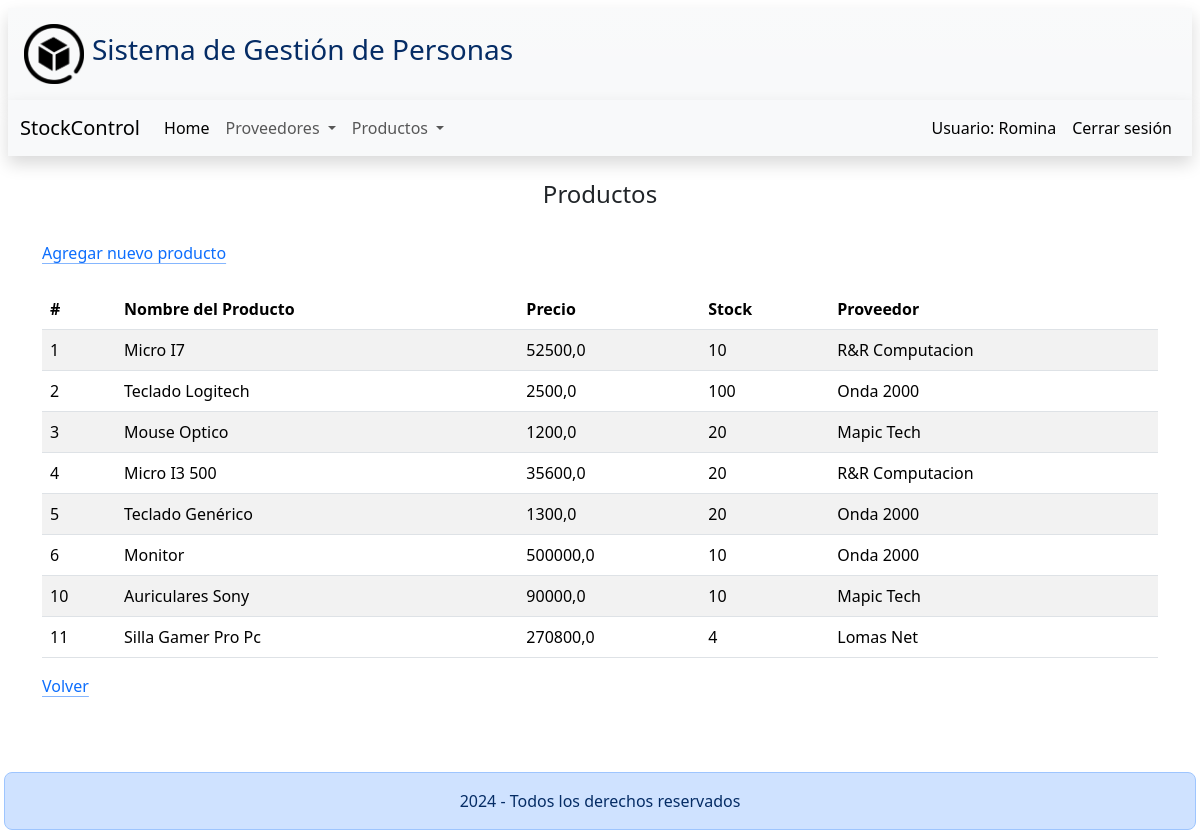
Screenshot of /compra/listado-productos/ (signed in) with the database file from the repository.
### usuario/models.py (models this page shows)
class Usuario(AbstractUser):
    class Meta:
        db_table = 'auth_user'

### compra/models.py (models this page shows, shortened)
class Producto(models.Model):
    nombre_producto = models.CharField(max_length = 200, unique = True)
    precio = models.DecimalField(max_digits = 10, decimal_places = 1, blank = False)
    stock_actual = models.IntegerField(blank = False)
    proveedor = models.ForeignKey(Proveedor, on_delete = models.PROTECT, related_name = 'productos', blank = False)

class Proveedor(models.Model):
    razon_social = models.CharField(max_length = 100)
    nombre = models.CharField(max_length = 50)
    apellido = models.CharField(max_length = 50)
    dni = models.IntegerField(blank = False)
    class Meta:
        ordering = ('razon_social',)
    def __str__(self):
        return self.razon_social

### compra/views.py (the view)
# urls.py: path('listado-productos/', listar_productos, name = 'listado-productos'),
@login_required
def listar_productos(request):
    productos = Producto.objects.all()
    return render(request, 'compra/listado-productos.html', {'productos':productos})

### compra/templates/compra/listado-productos.html
{% extends 'base/index.html' %}
{% block contenido %}
<div class="container">
    <h4 class="text-center p-4">Productos</h4>
    <a class="icon-link" href="{% url 'agregar-producto' %}">
        Agregar nuevo producto
    </a>
    <table class='table table-striped mt-4'>
        <thead>
            <tr>
                <th scope="col">#</th>
                <th scope="col">Nombre del Producto</th>
                <th scope="col">Precio</th>
                <th scope="col">Stock</th>
                <th scope="col">Proveedor</th>
            </tr>
        </thead>
        <tbody>
            {% for producto in productos %}
            <tr>
                <td>{{ producto.id }}</td>
                <td>{{ producto.nombre_producto }}</td>
                <td>{{ producto.precio }}</td>
                <td>{{ producto.stock_actual }}</td>
                <td>{{ producto.proveedor }}</td>
            </tr>
            {% endfor %}
        </tbody>
    </table>
    <a class="icon-link" href="{% url 'index' %}">
        Volver
        <svg class="bi" aria-hidden="true">
            <use xlink:href="#arrow-right"></use>
        </svg>
    </a>
</div>
{% endblock%}

### templates/base/index.html (shortened to what this page needs)
{% load static %}
<!DOCTYPE html>
<html lang='es-ar'>
<head>
    <link href="https://cdn.jsdelivr.net/npm/bootstrap@5.3.3/dist/css/bootstrap.min.css" rel="stylesheet"
>
</head>
<body>
    <div class="m-2 pb-4">
        <header class='p-3 bg-light bg-gradient text-primary-emphasis d-flex align-items-center shadow'>
            <img src="{% static 'imagenes/foto1.png' %}" alt='logo' style="width: 60px;">
            <h3 class="p-2">Sistema de Gestión de Personas</h3>
        </header>
        <nav class="navbar navbar-expand-lg bg-body-tertiary shadow sticky-top">
            <div class="container-fluid">
                <a class="navbar-brand" href="#">StockControl</a>
                <div class="collapse navbar-collapse" id="navbarNavDropdown">
                    <ul class="navbar-nav">
                        <li class="nav-item">
                            <a class="nav-link active" aria-current="page" href="{% url 'index' %}">Home</a>
                        </li>
                        {% if user.is_authenticated %}
                        <li class="nav-item dropdown">
                            <a class="nav-link dropdown-toggle" href="#" role="button" data-bs-toggle="dropdown"
                                aria-expanded="false">
                                Proveedores
                            </a>
                        </li>
                        <li class="nav-item dropdown">
                            <a class="nav-link dropdown-toggle" href="#" role="button" data-bs-toggle="dropdown"
                                aria-expanded="false">
                                Productos
                            </a>
                        </li>
                        {% endif%}
                    </ul>
                    <ul class="navbar-nav ms-auto">
                        <li class="nav-item">
                            <div class='d-flex'>
                                {% if user.is_authenticated %}
                                <a class="nav-link active"> Usuario: {{ user.username }}</a>
                                <a class="nav-link active" href="{% url 'logout' %}">Cerrar sesión</a>
                                {% endif %}
                            </div>
                        </li>
                    </ul>
                </div>
            </div>
        </nav>
        <main style="padding-bottom: 100px;">
            {% block contenido %}
            {% endblock %}
        </main>
        <footer class="fixed-bottom mx-1">
            <div
                class=" mt-5 p-3 text-primary-emphasis bg-primary-subtle border border-primary-subtle rounded-3 text-center">
                2024 - Todos los derechos reservados
        </footer>
    </div>
</body>
</html>

### rows the page displays
Producto: id "1", nombre_producto "Micro I7", precio "52500,0", stock_actual "10", proveedor "R&R Computacion"
Producto: id "2", nombre_producto "Teclado Logitech", precio "2500,0", stock_actual "100", proveedor "Onda 2000"
Producto: id "3", nombre_producto "Mouse Optico", precio "1200,0", stock_actual "20", proveedor "Mapic Tech"
Producto: id "4", nombre_producto "Micro I3 500", precio "35600,0", stock_actual "20", proveedor "R&R Computacion"
Producto: id "5", nombre_producto "Teclado Genérico", precio "1300,0", stock_actual "20", proveedor "Onda 2000"
Producto: id "6", nombre_producto "Monitor", precio "500000,0", stock_actual "10", proveedor "Onda 2000"
Producto: id "10", nombre_producto "Auriculares Sony", precio "90000,0", stock_actual "10", proveedor "Mapic Tech"
Producto: id "11", nombre_producto "Silla Gamer Pro Pc", precio "270800,0", stock_actual "4", proveedor "Lomas Net"

### other values shown
{{ user.username }} "Romina"
